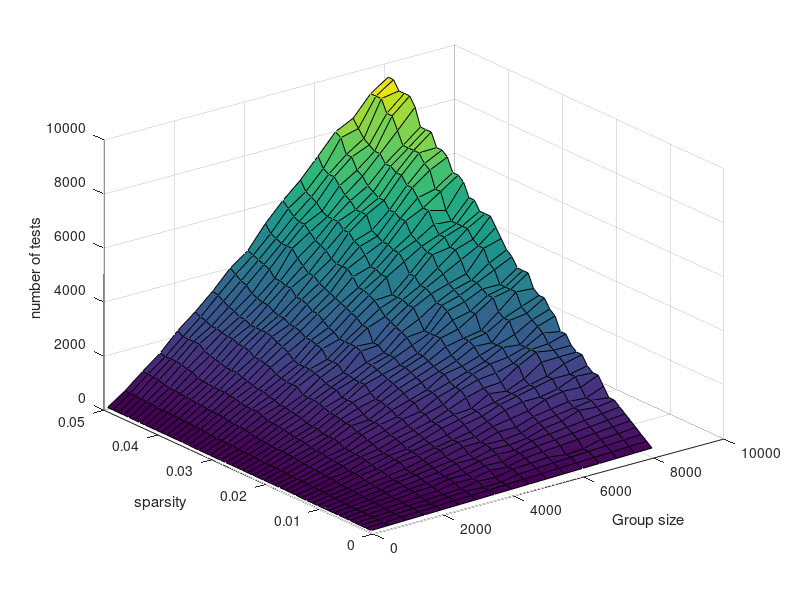

Write MATLAB code to recreate this figure.
load("1_8100.mat");
figure
surf(n_start:n_step:8101,k_min:k_step:k_max,result)
xlabel('Group size');
ylabel('sparsity');
zlabel('number of tests')
